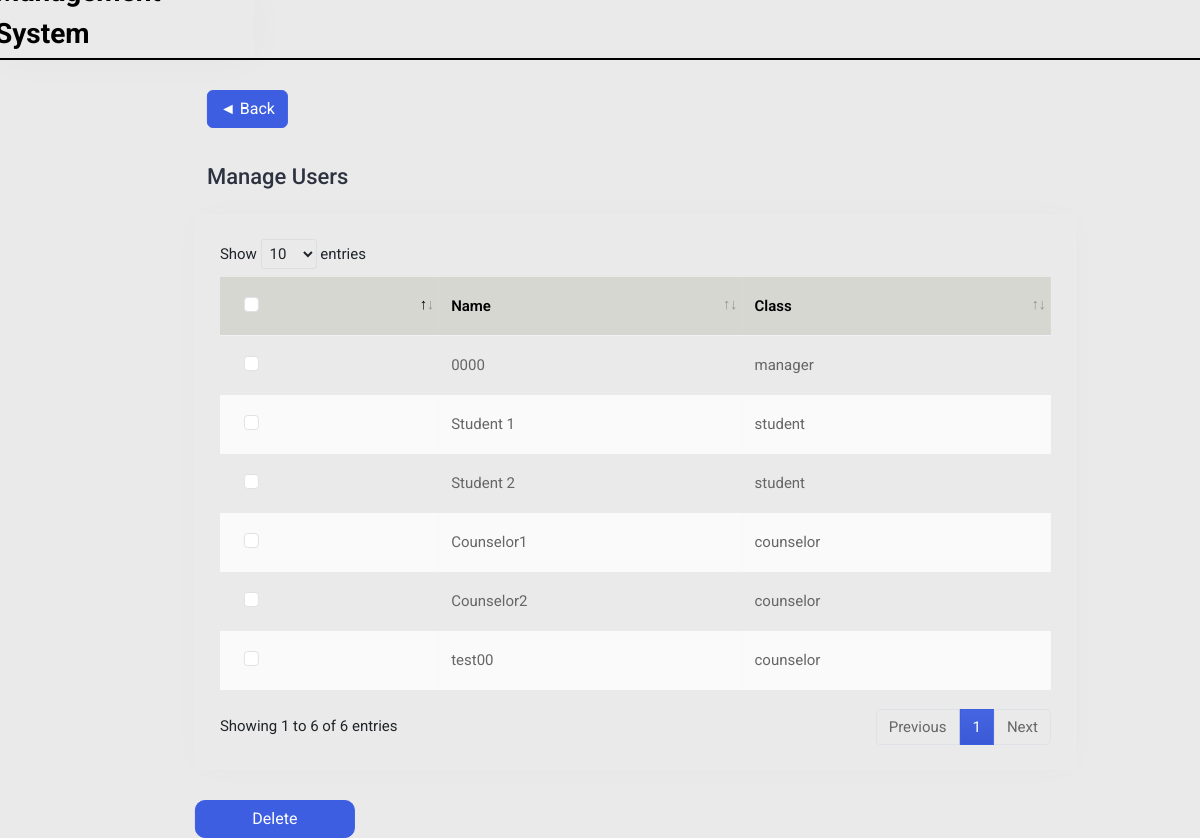
Screenshot of /manager-manageusers/ (signed in) with the database file from the repository.
### manager/models.py (models this page shows, shortened)
class CustomUser(AbstractBaseUser, PermissionsMixin):
    ROLE_CHOICES = [
        ('manager', 'Manager'),
        ('counselor', 'Counselor'),
    ]
    username = models.CharField(max_length=50, unique=True)
    name = models.CharField(max_length=60)
    role = models.CharField(max_length=20, choices=ROLE_CHOICES)
    is_active = models.BooleanField(default=True)
    is_staff = models.BooleanField(default=False)
    REQUIRED_FIELDS = ['name', 'role']
    USERNAME_FIELD = 'username'
    objects = CustomUserManager()
    class Meta:
        verbose_name = 'Custom User'
        verbose_name_plural = 'Custom Users'

### manager/views.py (the view)
# urls.py: path('manager-manageusers/', views.manager_manageusers, name='manager-manageusers'),
@login_required
def manager_manageusers(request):
    users = CustomUser.objects.all()
    context = {'users' : users}
    return render(request, 'manager_manageusers.html', context)

### manager/templates/manager_manageusers.html (shortened to what this page needs)
{% load static %}
<!DOCTYPE html>
<html lang="en">
<head>
    <link rel="stylesheet" href="{% static 'css/bootstrap.min.css' %}">
    <link rel="stylesheet" href="{% static 'plugins/datatables/datatables.min.css' %}">
    <link rel="stylesheet" href="{% static 'css/login_style.css' %}">
</head>
<body>
    <div class="main-wrapper">
        <div class="header">
            <div class="header-left">
                <h3>Management System</h3>
            </div>
        </div>
        <div class="page-wrapper">
            <div class="content container-fluid">
                <div class="row justify-content-center">
                    <div class="row">
                        <div class="col-sm-12">
                            <a href="{% url 'manager-main' %}" class="btn btn-primary mb-3">◄ Back</a>
                            <div class="page-sub-header">
                                <h3 class="page-title">Manage Users</h3>
                            </div>
                        </div>
                    </div>
                </div>
                <div class="row">
                    <div class="col-sm-12">
                        <div class="card card-table comman-shadow">
                            <div class="card-body">
                                <div class="table-responsive">
                                    <table
                                        class="table border-0 star-student table-hover table-center mb-0 datatable table-striped">
                                        <thead class="student-thread">
                                            <tr>
                                                <th style="background: #d7d7d1;">
                                                    <div class="form-check check-tables">
                                                        <input class="form-check-input" type="checkbox"
                                                            value="something">
                                                    </div>
                                                </th>
                                                <th style="background: #d7d7d1;">Name</th>
                                                <th style="background: #d7d7d1;">Class</th>
                                            </tr>
                                        </thead>
                                        <tbody>
                                            {% for user in users %}
                                            <tr id="{{user.id}}">
                                                <td>
                                                    <div class="form-check check-tables">
                                                        <input class="form-check-input" type="checkbox"
                                                            name="selected-user[]" value="{{user.id}}">
                                                    </div>
                                                </td>
                                                <td>
                                                    <h2 class="table-avatar">
                                                        <a href="student-details.html">{{user.name}}</a>
                                                    </h2>
                                                </td>
                                                <td>{{user.role}}</td>
                                            </tr>
                                            {% endfor %}
                                        </tbody>
                                    </table>
                                </div>
                            </div>
                        </div>
                    </div>
                </div>
                <div class="row">
                    <div class="col-8 col-sm-3">
                        <div class="student-submit">
                            <button type="submit" class="btn btn-primary btn_delete" id="delete_btn">Delete</button>
                        </div>
                    </div>
                </div>
            </div>
        </div>
    </div>
</body>
</html>

### rows the page displays
CustomUser: name "0000", role "manager"
CustomUser: name "Student 1", role "student"
CustomUser: name "Student 2", role "student"
CustomUser: name "Counselor1", role "counselor"
CustomUser: name "Counselor2", role "counselor"
CustomUser: name "test00", role "counselor"
